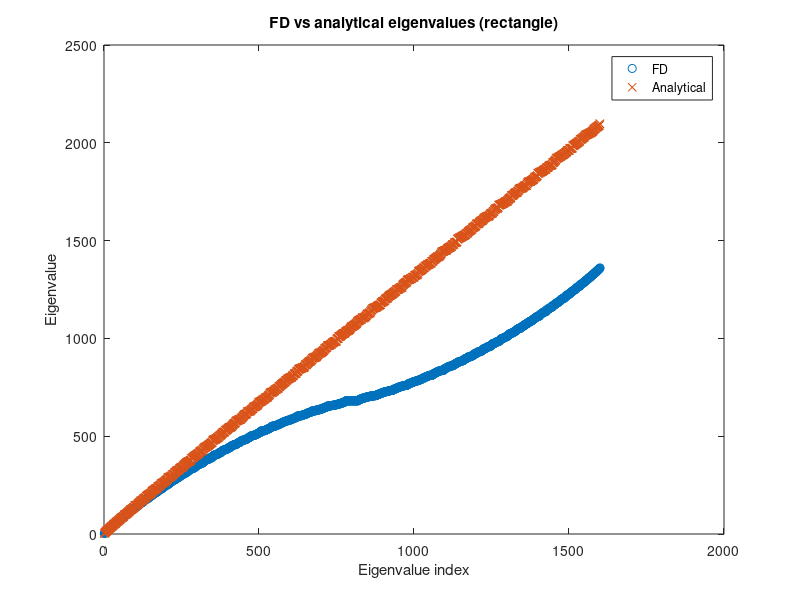

This chart was generated by the following MATLAB code:
clc;
clear
addpath('..')

% Rectangular domain [0, pi] x [0, pi]
a = 0;
b = pi;
c = 0;
d = pi;

% Number of interior grid points in each direction
M = 40;
hx = (b - a) / (M + 1);
hy = (d - c) / (M + 1);

% 1D second derivative matrix (interior points only, Dirichlet BCs)
e = ones(M, 1);
D2x = spdiags([e, -2*e, e], [-1, 0, 1], M, M) / hx^2;
D2y = spdiags([e, -2*e, e], [-1, 0, 1], M, M) / hy^2;

% 2D Laplacian via Kronecker product: I ⊗ D2x + D2y ⊗ I
Ix = speye(M);
Iy = speye(M);
L = kron(Iy, D2x) + kron(D2y, Ix);

fprintf('DOFs: %d\n', size(L, 1));

% Solve eigenvalue problem (eigenvalues of -Laplacian are positive)
[~, D] = eig(full(-L));
eigs_fd = sort(diag(D), 'ascend');

% Analytical eigenvalues: (n*pi/(b-a))^2 + (m*pi/(d-c))^2 = n^2 + m^2
k = 1:M^2;
eigs_all = k.^2 + k'.^2;
eigs_analytical = sort(eigs_all(:), 'ascend');

k = min(length(eigs_fd), length(eigs_analytical));
fprintf('Comparing first %d eigenvalues (FD vs analytical):\n', k);
fprintf('  2-norm error: %e\n', norm(eigs_fd(1:k) - eigs_analytical(1:k)));
fprintf('  Inf-norm error: %e\n', norm(eigs_fd(1:k) - eigs_analytical(1:k), Inf));

figure
plot(1:length(eigs_fd), eigs_fd, 'o', 'DisplayName', 'FD')
hold on
plot(1:k, eigs_analytical(1:k), 'x', 'DisplayName', 'Analytical')
hold off
xlabel('Eigenvalue index')
ylabel('Eigenvalue')
legend
title('FD vs analytical eigenvalues (rectangle)')
